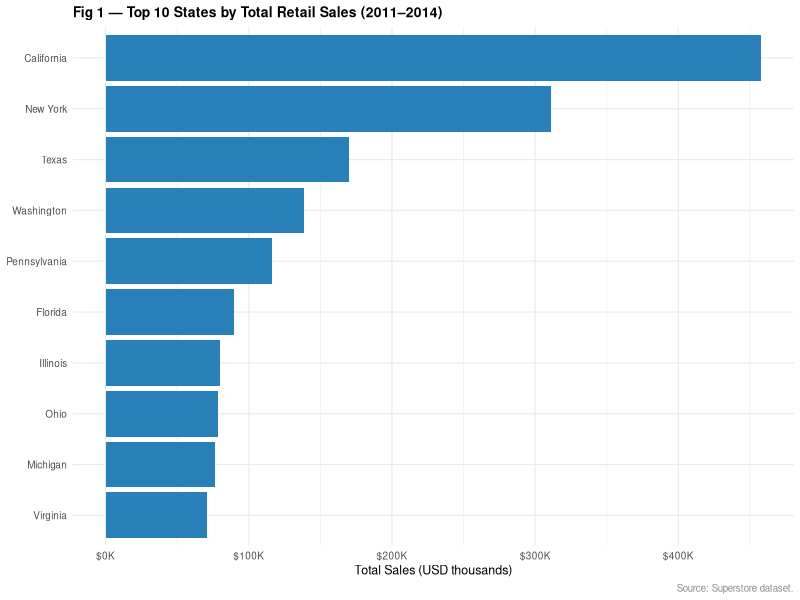
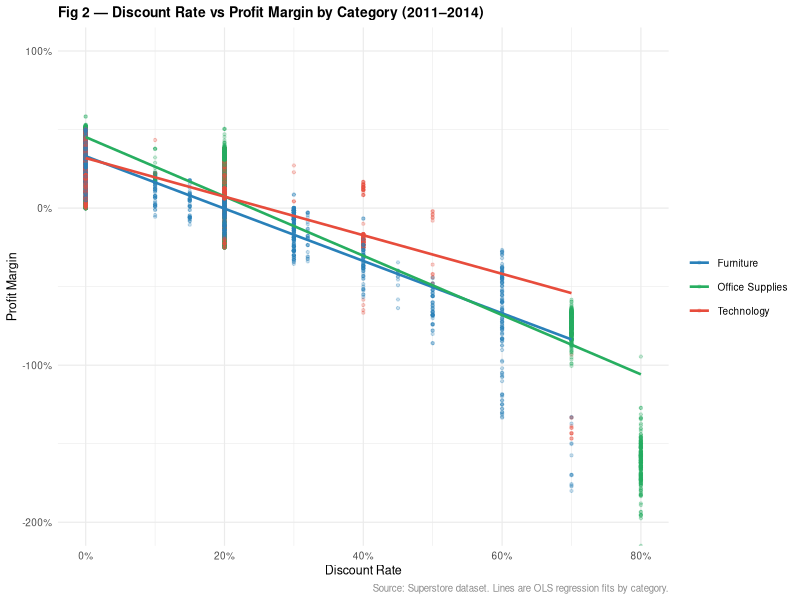
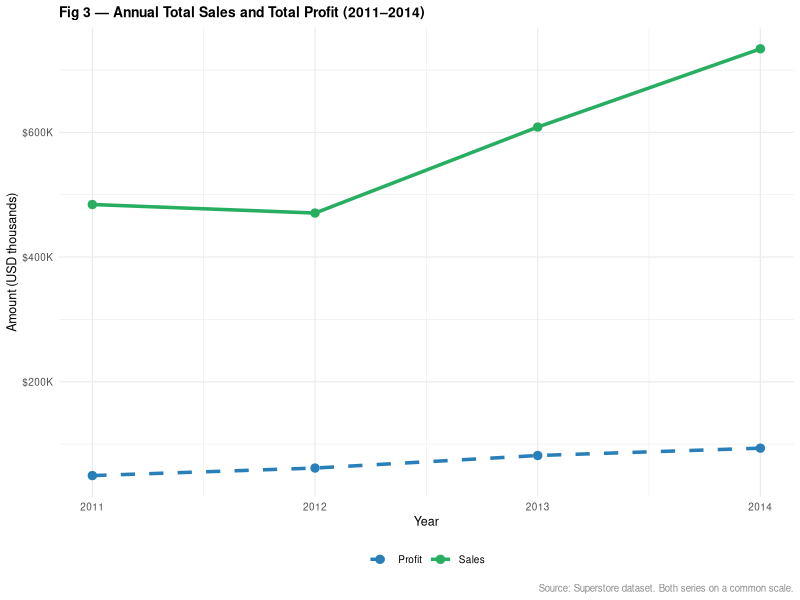
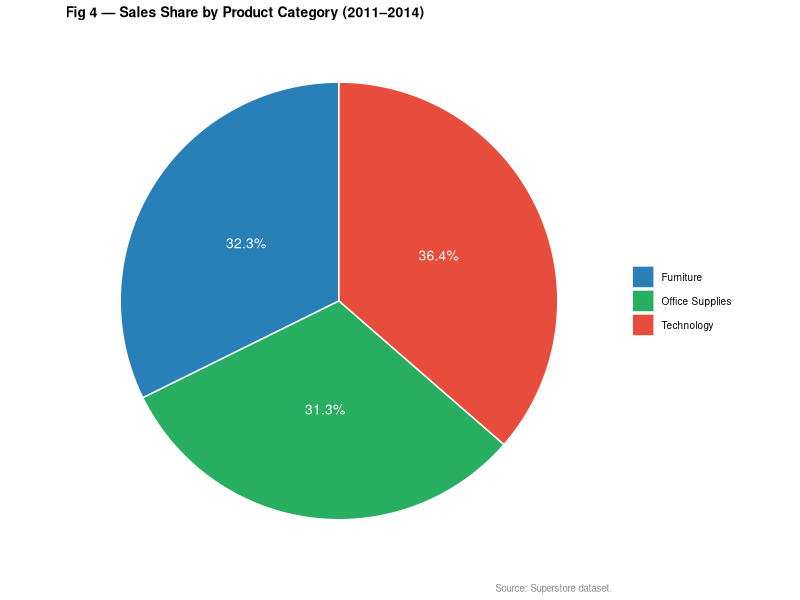
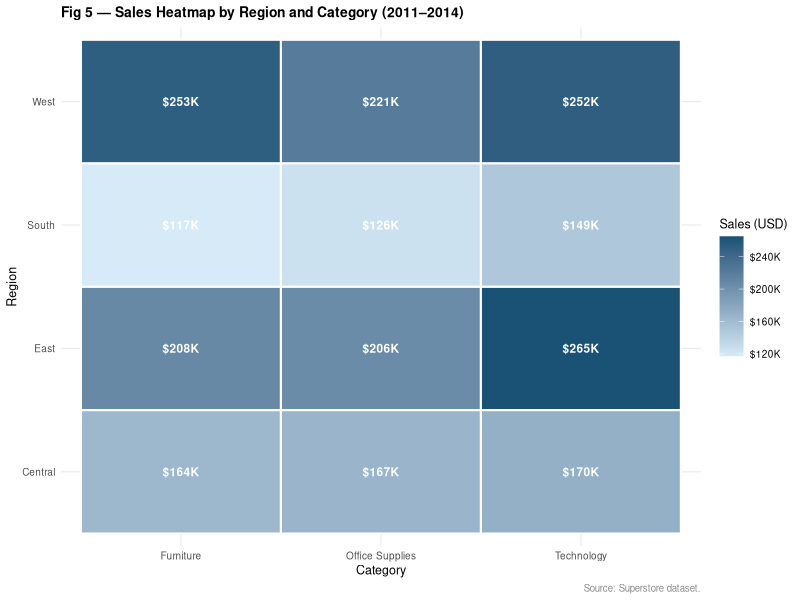

Write R code to recreate these figures, in order.
## ---- chunk 1
library(ggplot2); library(dplyr); library(scales); library(knitr)
ss   <- read.csv("../clean_dashboard_data.csv", stringsAsFactors=FALSE)
ss$Order.Date <- as.Date(ss$Order.Date)
ss$Year       <- as.integer(format(ss$Order.Date, "%Y"))
pop  <- read.csv("../data/population_by_state.csv", stringsAsFactors=FALSE)
inc  <- read.csv("../data/income_by_state.csv",     stringsAsFactors=FALSE)
unemp<- read.csv("../data/unemployment_by_state.csv", stringsAsFactors=FALSE)
econ <- ss %>% group_by(State) %>%
  summarise(Total_Sales=sum(Sales), Total_Profit=sum(Profit),
            Profit_Margin=sum(Profit)/sum(Sales), .groups="drop") %>%
  left_join(pop,                              by="State") %>%
  left_join(inc[,c("State","Median_Household_Income")],  by="State") %>%
  left_join(unemp[,c("State","Unemployment_Rate")], by="State")
th <- theme_minimal(base_size=9) +
  theme(plot.title=element_text(face="bold",size=10),
        plot.caption=element_text(size=7,colour="grey55"))
## ---- chunk 2
prov <- data.frame(
  Dataset=c("US State Population","Median Household Income","State Unemployment Rates"),
  Source=c("US Census Bureau (NST-EST2025-POP)","US Census ACS 1-Year Estimates","BLS LAUS Program"),
  Year=c("2024","2022","2022"), Unit=c("Persons","USD","% rate"),
  `Join Key`=c("State","State","State"),
  Justification=c(
    "Population proxies market size; larger states expected to show higher absolute sales volumes.",
    "Income reflects consumer spending capacity and is associated with demand for higher-margin goods.",
    "Unemployment indicates economic stress; may correlate with compressed margins or discount pressure."
  ), check.names=FALSE)
kable(prov, caption="External Dataset Provenance", booktabs=TRUE)
## ---- chunk 3
top10 <- ss %>% group_by(State) %>% summarise(S=sum(Sales),.groups="drop") %>%
  arrange(desc(S)) %>% slice_head(n=10)
ggplot(top10,aes(reorder(State,S),S))+geom_col(fill="#2980b9")+coord_flip()+
  scale_y_continuous(labels=dollar_format(scale=1e-3,suffix="K"))+
  labs(title="Fig 1 — Top 10 States by Total Retail Sales (2011–2014)",
       x=NULL,y="Total Sales (USD thousands)",caption="Source: Superstore dataset.")+th
## ---- chunk 4
ggplot(ss,aes(Discount,Profit_Margin,colour=Category))+
  geom_point(alpha=0.25,size=0.8)+geom_smooth(method="lm",se=FALSE,linewidth=0.9)+
  scale_x_continuous(labels=percent_format())+
  scale_y_continuous(labels=percent_format(),limits=c(-2,1))+
  scale_colour_manual(values=c("#2980b9","#27ae60","#e74c3c"))+
  labs(title="Fig 2 — Discount Rate vs Profit Margin by Category (2011–2014)",
       x="Discount Rate",y="Profit Margin",colour=NULL,
       caption="Source: Superstore dataset. Lines are OLS regression fits by category.")+th
## ---- chunk 5
tr <- ss %>% group_by(Year) %>%
  summarise(Sales=sum(Sales),Profit=sum(Profit),.groups="drop")
ggplot(tr,aes(Year))+
  geom_line(aes(y=Sales, colour="Sales"), linewidth=1.2)+
  geom_point(aes(y=Sales,colour="Sales"),size=2.5)+
  geom_line(aes(y=Profit,colour="Profit"),linewidth=1.2,linetype="dashed")+
  geom_point(aes(y=Profit,colour="Profit"),size=2.5)+
  scale_colour_manual(values=c("Sales"="#27ae60","Profit"="#2980b9"))+
  scale_y_continuous(labels=dollar_format(scale=1e-3,suffix="K"))+
  scale_x_continuous(breaks=2011:2014)+
  labs(title="Fig 3 — Annual Total Sales and Total Profit (2011–2014)",
       x="Year",y="Amount (USD thousands)",colour=NULL,
       caption="Source: Superstore dataset. Both series on a common scale.")+
  th+theme(legend.position="bottom")
## ---- chunk 6
cs <- ss %>% group_by(Category) %>% summarise(S=sum(Sales),.groups="drop") %>%
  mutate(Pct=S/sum(S))
ggplot(cs,aes("",S,fill=Category))+geom_col(width=1,colour="white")+
  coord_polar(theta="y")+
  scale_fill_manual(values=c("#2980b9","#27ae60","#e74c3c"))+
  geom_text(aes(label=percent(Pct,0.1)),position=position_stack(vjust=0.5),
            colour="white",size=3.5)+
  labs(title="Fig 4 — Sales Share by Product Category (2011–2014)",fill=NULL,
       caption="Source: Superstore dataset.")+
  th+theme(axis.title=element_blank(),axis.text=element_blank(),panel.grid=element_blank())
## ---- chunk 7
hm <- ss %>% group_by(Region,Category) %>% summarise(S=sum(Sales),.groups="drop")
ggplot(hm,aes(Category,Region,fill=S))+geom_tile(colour="white",linewidth=0.7)+
  geom_text(aes(label=dollar(round(S/1e3),suffix="K")),
            colour="white",fontface="bold",size=3)+
  scale_fill_gradient(low="#d6eaf8",high="#1a5276",
                      labels=dollar_format(scale=1e-3,suffix="K"))+
  labs(title="Fig 5 — Sales Heatmap by Region and Category (2011–2014)",
       x="Category",y="Region",fill="Sales (USD)",
       caption="Source: Superstore dataset.")+th
